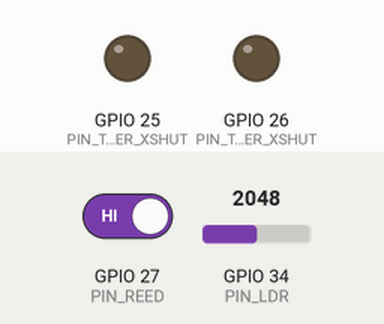
The sketch below on a simulated ESP32. Parts: output pins drawn as LEDs (lit = HIGH). Inputs (shaded band) come from the test bench; at power-on: GPIO 27 (PIN_REED) HIGH, GPIO 34 (PIN_LDR) = 2048 (analog values on the 0–4095 scale). Storage starts empty; what the sketch prints to the serial monitor is not drawn.

Above: at 0.1 s.
At 1.3 s:
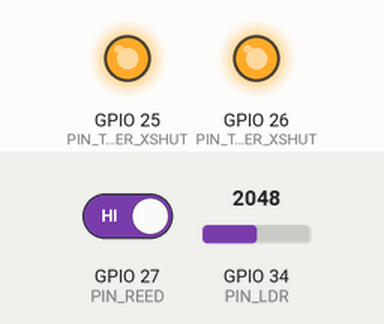
Timing chart, 0 to 2.8 s (numbered marks = the images above):
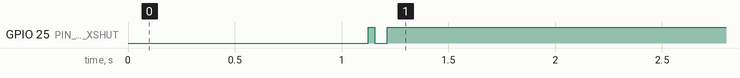

The sketch:

BenchCheck.ino
```cpp
/**
 * Mohar bench check — the sketch you flash at every wiring step.
 *
 * It reports what is *actually* attached, one line per subsystem, and it
 * deliberately depends on **nothing from Library Manager**. Wire, Wire's I2C
 * scan, SD_MMC, SPI/SD and esp_camera all ship inside the ESP32 board package,
 * so this compiles the moment the core is installed. That is the point: it
 * proves the toolchain and the Tools-menu settings before any third-party
 * library can be blamed for a failure.
 *
 * Nothing here signs anything or talks to the ledger. It is a multimeter, not a
 * device.
 *
 * Flash it, open the serial monitor at 115200, and press `r` to re-run the
 * checks without re-uploading — useful when you are reseating a connector and
 * want to see the result change.
 */

// ── which board is on the bench ─────────────────────────────────────────────
//
// Taken from whatever you picked in Tools > Board, so it cannot disagree with
// what you are actually compiling for. An ESP32-S3 is assumed to be the witness
// station; anything else is the room monitor. Override by defining one of these
// above this block if you are doing something unusual.
#if !defined(BOARD_WITNESS) && !defined(BOARD_ROOM_MONITOR)
  #if defined(CONFIG_IDF_TARGET_ESP32S3)
    #define BOARD_WITNESS 1
  #else
    #define BOARD_ROOM_MONITOR 1
  #endif
#endif

#include <Arduino.h>
#include <Wire.h>

#if defined(BOARD_WITNESS)
  #include <SD_MMC.h>
  #include <esp_camera.h>
  #include "station_config.h"
  #include "camera_pins.h"
  #define SDA_PIN PIN_I2C_SDA
  #define SCL_PIN PIN_I2C_SCL
#else
  #include <SD.h>
  #include <SPI.h>
  #include "monitor_config.h"
  #define SDA_PIN PIN_I2C_SDA
  #define SCL_PIN PIN_I2C_SCL
#endif

// ── reporting ───────────────────────────────────────────────────────────────

static int g_pass = 0, g_fail = 0;

/**
 * One-line summary state.
 *
 * The full report is for reading at the bench; this is for pasting. A serial
 * console holds more lines than fit on screen and the interesting one is never
 * the last, so every check also files its result here and the run ends with a
 * single line that carries the lot.
 */
struct Summary {
  bool psram = false;
  int i2cCount = -1;
  bool rtc = false;
  bool sdMounted = false;
  bool sdWrite = false;
  bool reedOpen = false;
  int ldrRaw = -1;
  int radarBytes = -1;
  bool radarHeader = false;
  bool xshutOk = false;
  bool tofOuter = false;
  bool tofInner = false;
  bool camera = false;
};
static Summary g_s;

/**
 * An ESP32-CAM is a classic ESP32 too, so the compile-time board check cannot
 * tell it from a plain devkit. PSRAM can: the devkit has none, every ESP32-CAM
 * has 4 MB. Detected at runtime because it decides which pins are safe to touch,
 * and touching the wrong ones here is not harmless — GPIO16 carries the PSRAM
 * chip select on an ESP32-CAM, and opening a UART on it takes the board down.
 */
static bool g_isCam = false;

static void head(const char *title) {
  Serial.println();
  Serial.printf("── %s ", title);
  for (size_t i = strlen(title); i < 60; ++i) Serial.print("─");
  Serial.println();
}

/**
 * Every result carries the observation, not just the verdict.
 *
 * "FAIL  microSD" sends you to the card. "FAIL  microSD — card did not mount on
 * CLK39/CMD38/D0 40" sends you to the pins, which is usually where the problem
 * actually is.
 */
static void result(bool ok, const char *what, const char *detail) {
  Serial.printf("%s  %-22s %s\n", ok ? "PASS" : "FAIL", what, detail);
  ok ? g_pass++ : g_fail++;
}

// ── 1. the chip and the Tools menu ──────────────────────────────────────────

static void checkChip() {
  head("Board and Tools-menu settings");

  Serial.printf("      chip           %s, rev %d, %d core(s) @ %lu MHz\n",
                ESP.getChipModel(), ESP.getChipRevision(), ESP.getChipCores(),
                (unsigned long)getCpuFrequencyMhz());
  Serial.printf("      flash          %lu MB\n",
                (unsigned long)(ESP.getFlashChipSize() / (1024 * 1024)));
  Serial.printf("      sketch space   %lu KB free of %lu KB\n",
                (unsigned long)(ESP.getFreeSketchSpace() / 1024),
                (unsigned long)((ESP.getSketchSize() + ESP.getFreeSketchSpace()) / 1024));
  Serial.printf("      heap           %lu KB free\n",
                (unsigned long)(ESP.getFreeHeap() / 1024));

#if defined(BOARD_WITNESS)
  char msg[96];
  g_s.psram = psramFound();
  if (psramFound()) {
    snprintf(msg, sizeof(msg), "%lu MB detected",
             (unsigned long)(ESP.getPsramSize() / (1024 * 1024)));
    result(true, "PSRAM", msg);
  } else {
    // The single most common S3 setup mistake, and it does not announce itself:
    // the sketch compiles, boots, and dies later when the camera allocates.
    result(false, "PSRAM",
           "not found — set Tools > PSRAM to \"OPI PSRAM\" and re-upload");
  }

  // Huge APP leaves roughly 3 MB for the application. The default scheme leaves
  // about 1.3 MB, which the full station overflows once the camera driver and
  // the Wi-Fi stack are both linked in.
  size_t appSpace = ESP.getSketchSize() + ESP.getFreeSketchSpace();
  if (appSpace > 2500000) {
    result(true, "Partition scheme", "Huge APP or larger");
  } else {
    result(false, "Partition scheme",
           "too small — set Tools > Partition Scheme to \"Huge APP\"");
  }
#endif
}

// ── 2. the I2C bus ──────────────────────────────────────────────────────────

/** Known addresses, so the scan names what it found instead of listing numbers. */
static const char *i2cName(uint8_t addr) {
  switch (addr) {
    case 0x68: return "DS3231 RTC";
    case 0x57: return "AT24C32 EEPROM (on most DS3231 boards)";
    case 0x3C: return "SSD1306 OLED";
    case 0x3D: return "SSD1306 OLED (alt address)";
    case 0x29: return "VL53L0X (factory address)";
    case 0x30: return "VL53L0X (reassigned by the firmware)";
    default:   return "unknown device";
  }
}

static void checkI2C() {
  head("I2C bus");
  Serial.printf("      scanning SDA=GPIO%d SCL=GPIO%d\n", SDA_PIN, SCL_PIN);

  Wire.begin(SDA_PIN, SCL_PIN);
  int found = 0;
  bool sawRtc = false;

  for (uint8_t addr = 1; addr < 127; ++addr) {
    Wire.beginTransmission(addr);
    if (Wire.endTransmission() != 0) continue;
    Serial.printf("      0x%02X           %s\n", addr, i2cName(addr));
    found++;
    if (addr == 0x68) sawRtc = true;
  }

  g_s.i2cCount = found;
  g_s.rtc = sawRtc;

  if (found == 0) {
    // Two wires and two very common mistakes. Pull-ups are on every breakout
    // worth buying, so a completely silent bus is nearly always wiring.
    result(false, "I2C bus",
           "nothing answered — check SDA/SCL are not swapped and 3V3/GND reach the modules");
  } else {
    char msg[48];
    snprintf(msg, sizeof(msg), "%d device(s) answered", found);
    result(true, "I2C bus", msg);
  }

  result(sawRtc, "DS3231 RTC",
         sawRtc ? "present at 0x68" : "absent — timestamps will not work");
}

// ── 3. the card ─────────────────────────────────────────────────────────────

static void checkCard() {
  head("microSD");

#if defined(BOARD_WITNESS)
  Serial.printf("      SDMMC 1-bit on CLK=%d CMD=%d D0=%d\n", SDMMC_CLK_PIN,
                SDMMC_CMD_PIN, SDMMC_D0_PIN);
  SD_MMC.setPins(SDMMC_CLK_PIN, SDMMC_CMD_PIN, SDMMC_D0_PIN);
  bool mounted = SD_MMC.begin("/sdcard", true);
  fs::FS &card = SD_MMC;
  uint64_t bytes = mounted ? SD_MMC.cardSize() : 0;
#else
  Serial.printf("      SPI on CS=%d\n", PIN_SD_CS);
  bool mounted = SD.begin(PIN_SD_CS);
  fs::FS &card = SD;
  uint64_t bytes = mounted ? SD.cardSize() : 0;
#endif

  g_s.sdMounted = mounted;
  if (!mounted) {
    result(false, "microSD",
           "did not mount — card must be FAT32, not exFAT; reseat it and check the pins");
    return;
  }

  char msg[64];
  snprintf(msg, sizeof(msg), "mounted, %lu MB", (unsigned long)(bytes / (1024 * 1024)));
  result(true, "microSD", msg);

  // A card that mounts read-only is worse than one that does not mount: the
  // firmware would believe it had written the record before transmitting.
  File f = card.open("/mohar_benchcheck.txt", FILE_WRITE);
  if (!f) {
    result(false, "microSD write", "mounted but could not open a file for writing");
    return;
  }
  f.println("mohar bench check");
  f.flush();
  f.close();

  File r = card.open("/mohar_benchcheck.txt", FILE_READ);
  bool readBack = r && r.readStringUntil('\n').startsWith("mohar");
  if (r) r.close();
  card.remove("/mohar_benchcheck.txt");

  g_s.sdWrite = readBack;
  result(readBack, "microSD write",
         readBack ? "wrote and read back a file" : "write succeeded but read back wrong");
}

// ── 4. the camera ───────────────────────────────────────────────────────────

#if defined(BOARD_WITNESS)
static bool g_cameraStarted = false;

static void checkCamera() {
  head("Camera");

  if (!psramFound()) {
    result(false, "OV2640 camera", "skipped — PSRAM is required, fix that first");
    return;
  }

  if (!g_cameraStarted) {
    camera_config_t c = {};
    c.ledc_channel = LEDC_CHANNEL_0;
    c.ledc_timer = LEDC_TIMER_0;
    c.pin_d0 = Y2_GPIO_NUM;  c.pin_d1 = Y3_GPIO_NUM;
    c.pin_d2 = Y4_GPIO_NUM;  c.pin_d3 = Y5_GPIO_NUM;
    c.pin_d4 = Y6_GPIO_NUM;  c.pin_d5 = Y7_GPIO_NUM;
    c.pin_d6 = Y8_GPIO_NUM;  c.pin_d7 = Y9_GPIO_NUM;
    c.pin_xclk = XCLK_GPIO_NUM;   c.pin_pclk = PCLK_GPIO_NUM;
    c.pin_vsync = VSYNC_GPIO_NUM; c.pin_href = HREF_GPIO_NUM;
    c.pin_sccb_sda = SIOD_GPIO_NUM; c.pin_sccb_scl = SIOC_GPIO_NUM;
    c.pin_pwdn = PWDN_GPIO_NUM;   c.pin_reset = RESET_GPIO_NUM;
    c.xclk_freq_hz = 20000000;
    c.pixel_format = PIXFORMAT_JPEG;
    c.frame_size = FRAMESIZE_SVGA;
    c.jpeg_quality = 12;
    c.fb_count = 2;
    c.fb_location = CAMERA_FB_IN_PSRAM;
    c.grab_mode = CAMERA_GRAB_LATEST;

    esp_err_t err = esp_camera_init(&c);
    if (err != ESP_OK) {
      // Expected, and not a fault, on a bare ESP32-S3-DevKitC: the pin map in
      // camera_pins.h is for a board with the sensor already routed. Until the
      // OV2640 is wired and a matching map is written, this line will fail and
      // everything above it is still meaningful.
      char msg[110];
      snprintf(msg, sizeof(msg),
               "init failed (0x%x) — expected if the OV2640 is not wired, or CAMERA_MODEL_* is wrong",
               err);
      result(false, "OV2640 camera", msg);
      return;
    }
    g_cameraStarted = true;
  }

  sensor_t *s = esp_camera_sensor_get();
  if (s) Serial.printf("      sensor PID     0x%04X\n", s->id.PID);

  // Discard the first frame: after an idle sensor it is usually mis-exposed,
  // and a size read off a bad frame tells you nothing useful.
  camera_fb_t *fb = esp_camera_fb_get();
  if (fb) esp_camera_fb_return(fb);
  fb = esp_camera_fb_get();

  if (!fb) {
    result(false, "Camera capture", "initialised but returned no frame");
    return;
  }
  char msg[64];
  snprintf(msg, sizeof(msg), "%ux%u JPEG, %u bytes", fb->width, fb->height, fb->len);
  esp_camera_fb_return(fb);
  g_s.camera = true;
  result(true, "Camera capture", msg);
}
#endif

// ── 5. room-monitor sensors ─────────────────────────────────────────────────

#if defined(BOARD_ROOM_MONITOR)

/**
 * The reed switch has no "absent" state — an unwired pin with the pull-up on
 * simply reads high, which is indistinguishable from a door standing open. So
 * this reports the level as an observation and tells you how to falsify it,
 * rather than claiming a pass.
 */
static void checkReed() {
  head("Reed switch");
  pinMode(PIN_REED, INPUT_PULLUP);
  delay(5);
  bool open = digitalRead(PIN_REED) == HIGH;
  g_s.reedOpen = open;
  Serial.printf("      GPIO%d reads %s -> door %s\n", PIN_REED,
                open ? "HIGH" : "LOW", open ? "OPEN" : "CLOSED");
  Serial.println("      Move the magnet against the switch and press r. If this");
  Serial.println("      line does not change, the switch is not wired to GND.");
}

static void checkLdr() {
  head("Light sensor");
  analogReadResolution(12);
  int raw = 0;
  for (int i = 0; i < 8; ++i) { raw += analogRead(PIN_LDR); delay(5); }
  raw /= 8;
  g_s.ldrRaw = raw;

  Serial.printf("      GPIO%d raw %d of 4095 -> %s (threshold %d)\n", PIN_LDR, raw,
                raw >= LDR_DARK_BELOW ? "LIGHT" : "DARK", LDR_DARK_BELOW);

  if (raw < 20 || raw > 4075) {
    // A rail-pinned reading is what a missing divider leg looks like. A working
    // LDR sits somewhere in the middle and moves when you cover it.
    result(false, "LDR divider",
           "pinned to a rail — check the 10k to GND and the LDR to 3V3");
  } else {
    result(true, "LDR divider", "reading in range; cover it and press r to confirm it moves");
  }
  Serial.println("      Calibrate LDR_DARK_BELOW on site from these numbers.");
}

/**
 * The LD2410C streams frames continuously with no prompting, so its presence is
 * simply whether bytes arrive. Checked at the raw UART level on purpose: this
 * keeps BenchCheck free of Library Manager, and it distinguishes "no bytes at
 * all" (wiring) from "bytes but no frame header" (baud or a swapped pair).
 */
static void checkRadar() {
  head("mmWave presence (LD2410C)");
  Serial2.begin(256000, SERIAL_8N1, PIN_LD2410_RX, PIN_LD2410_TX);
  Serial.printf("      UART2 RX=GPIO%d (<- module TX), TX=GPIO%d (-> module RX) @256000\n",
                PIN_LD2410_RX, PIN_LD2410_TX);

  while (Serial2.available()) Serial2.read();

  uint8_t window[4] = {0, 0, 0, 0};
  size_t bytes = 0;
  bool sawHeader = false;
  uint32_t start = millis();
  while (millis() - start < 400) {
    while (Serial2.available()) {
      uint8_t b = Serial2.read();
      bytes++;
      window[0] = window[1]; window[1] = window[2];
      window[2] = window[3]; window[3] = b;
      // Target-data frame header, little-endian on the wire.
      if (window[0] == 0xF4 && window[1] == 0xF3 && window[2] == 0xF2 &&
          window[3] == 0xF1) {
        sawHeader = true;
      }
    }
    delay(5);
  }

  g_s.radarBytes = (int)bytes;
  g_s.radarHeader = sawHeader;

  char msg[80];
  if (bytes == 0) {
    result(false, "LD2410C",
           "no bytes — check 5V, GND, and that TX/RX are crossed");
  } else if (sawHeader) {
    snprintf(msg, sizeof(msg), "%u bytes, valid frame header", (unsigned)bytes);
    result(true, "LD2410C", msg);
  } else {
    snprintf(msg, sizeof(msg),
             "%u bytes but no frame header — wrong baud, or TX/RX swapped",
             (unsigned)bytes);
    result(false, "LD2410C", msg);
  }
}

static bool i2cAck(uint8_t addr) {
  Wire.beginTransmission(addr);
  return Wire.endTransmission() == 0;
}

/**
 * Both ToF sensors ship on 0x29, so they are brought up one at a time behind
 * their XSHUT pins — the same sequence the firmware uses. Testing them together
 * would just show one address and tell you nothing about which sensor answered.
 */
static void checkToF() {
  head("Footfall sensors (VL53L0X)");
  pinMode(PIN_TOF_OUTER_XSHUT, OUTPUT);
  pinMode(PIN_TOF_INNER_XSHUT, OUTPUT);

  digitalWrite(PIN_TOF_OUTER_XSHUT, LOW);
  digitalWrite(PIN_TOF_INNER_XSHUT, LOW);
  delay(30);
  if (i2cAck(0x29)) {
    // Something is answering while both sensors are held in reset, so the XSHUT
    // lines are not actually controlling anything.
    result(false, "XSHUT control",
           "0x29 answers with both sensors in reset — XSHUT pins are not wired");
  } else {
    g_s.xshutOk = true;
    result(true, "XSHUT control", "both sensors silent while held in reset");
  }

  digitalWrite(PIN_TOF_OUTER_XSHUT, HIGH);
  delay(30);
  bool outer = i2cAck(0x29);
  g_s.tofOuter = outer;
  result(outer, "ToF outer (corridor)",
         outer ? "answers at 0x29" : "silent — check VIN, GND, SDA/SCL and its XSHUT");

  digitalWrite(PIN_TOF_OUTER_XSHUT, LOW);
  delay(30);
  digitalWrite(PIN_TOF_INNER_XSHUT, HIGH);
  delay(30);
  bool inner = i2cAck(0x29);
  g_s.tofInner = inner;
  result(inner, "ToF inner (room)",
         inner ? "answers at 0x29" : "silent — check VIN, GND, SDA/SCL and its XSHUT");

  digitalWrite(PIN_TOF_OUTER_XSHUT, HIGH);
  delay(20);

  if (outer && inner) {
    Serial.println("      Both answer individually. Which one is \"outer\" is a wiring");
    Serial.println("      decision — get it backwards and every entry is logged as an exit.");
  }
}

#endif  // BOARD_ROOM_MONITOR

// ── run ─────────────────────────────────────────────────────────────────────

/**
 * Everything on one line, last thing printed, so a single copy captures the
 * whole state of the bench.
 */
static void printSummaryLine() {
  Serial.println();
  Serial.print("PASTE-THIS> ");
  Serial.printf("chip=%s", ESP.getChipModel());
  if (g_isCam) Serial.print(" board=ESP32-CAM");
#if defined(BOARD_WITNESS)
  Serial.printf(" psram=%s camera=%s", g_s.psram ? "OK" : "NO",
                g_s.camera ? "OK" : "NO");
#endif
  Serial.printf(" i2c=%d rtc=%s sd=%s/%s", g_s.i2cCount,
                g_s.rtc ? "OK" : "NO",
                g_s.sdMounted ? "MOUNT" : "NO",
                g_s.sdWrite ? "RW" : "NO");
#if defined(BOARD_ROOM_MONITOR)
  if (g_isCam) {
    Serial.println();
    Serial.println();
    Serial.println("      ^ copy that one line and send it. It has everything.");
    return;
  }
  Serial.printf(" reed=%s ldr=%d radar=%d/%s xshut=%s tof=%s,%s",
                g_s.reedOpen ? "OPEN" : "CLOSED", g_s.ldrRaw, g_s.radarBytes,
                g_s.radarHeader ? "HDR" : "nohdr",
                g_s.xshutOk ? "OK" : "NO",
                g_s.tofOuter ? "OUT" : "-", g_s.tofInner ? "IN" : "-");
#endif
  Serial.println();
  Serial.println();
  Serial.println("      ^ copy that one line and send it. It has everything.");
}

static void runAll() {
  g_pass = g_fail = 0;
  Serial.println();
  Serial.println("════════════════════════════════════════════════════════════════");
  Serial.println("  Mohar bench check");
  Serial.println("════════════════════════════════════════════════════════════════");

  checkChip();
#if defined(BOARD_WITNESS)
  checkI2C();
  checkCard();
  checkCamera();
#else
  if (g_isCam) {
    // Deliberately shallow. This build knows it is on the wrong pin map for an
    // ESP32-CAM, so it reports what it is sure of and refuses to probe blind.
    head("ESP32-CAM detected");
    Serial.println("      4 MB PSRAM present, so this is an ESP32-CAM, not a devkit.");
    Serial.println("      The room-monitor pin map does not apply to this board:");
    Serial.println("      GPIO16 is the PSRAM chip select and GPIO21/22 belong to");
    Serial.println("      the camera. Sensor checks are skipped rather than run");
    Serial.println("      against pins that would take the board down.");
    Serial.println();
    Serial.println("      Getting this far means the programmer works, which is");
    Serial.println("      the only thing this upload had to prove.");
    result(true, "Programmer path", "sketch uploaded, booted and is talking");
  } else {
    checkI2C();
    checkCard();
    checkReed();
    checkLdr();
    checkRadar();
    checkToF();
  }
#endif

  head("Summary");
  Serial.printf("      %d passed, %d failed\n", g_pass, g_fail);
  printSummaryLine();
  if (g_fail == 0) {
    Serial.println("      Everything wired so far is answering. Add the next");
    Serial.println("      peripheral and press r.");
  } else {
    Serial.println("      Fix the FAIL lines above before wiring anything else —");
    Serial.println("      a second fault on top of a first is much harder to read.");
  }
  Serial.println();
  Serial.println("      press r to re-run");
}

void setup() {
  Serial.begin(115200);
  // The S3's USB CDC port enumerates a moment after boot. Without this wait the
  // first half of the report is written into a port nobody is listening on yet.
  uint32_t start = millis();
  while (!Serial && millis() - start < 3000) delay(50);
  delay(400);

  // Before anything else touches a pin.
  g_isCam = psramFound();

  runAll();
}

void loop() {
  if (Serial.available() && (Serial.read() == 'r' || Serial.read() == 'R')) {
    runAll();
  }
  delay(50);
}
```

Source omitted: monitor_config.h (3021 bytes)
